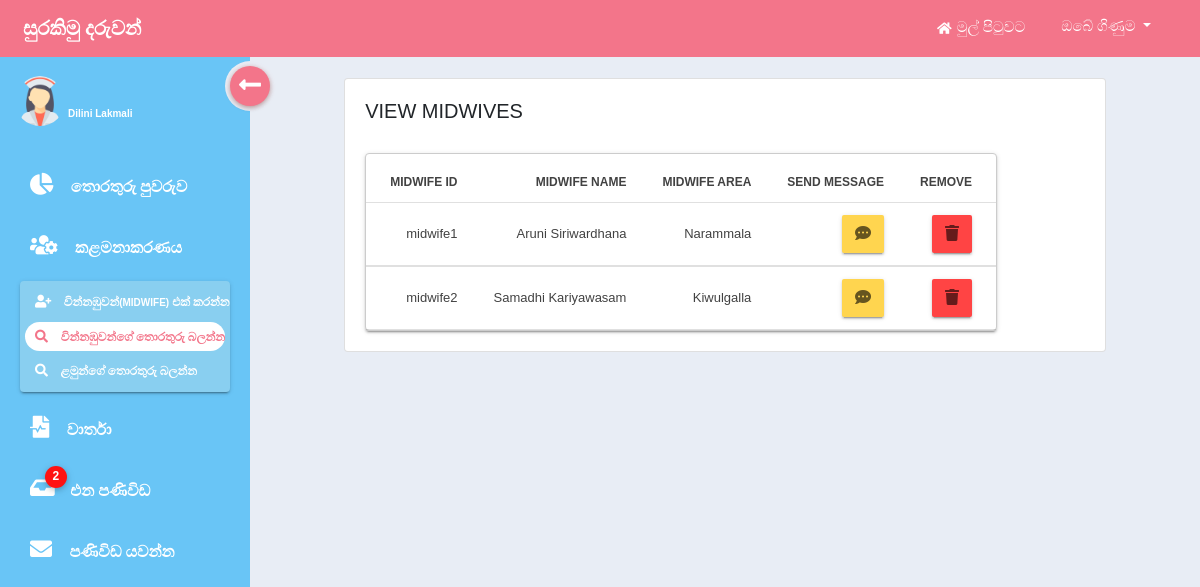
The app's page /pages/sister/sis-view-midwife.php (signed in) with its own data.
### tables this page shows
CREATE TABLE `sister` (
  `sister_id` varchar(50) NOT NULL,
  `sister_name` varchar(50) DEFAULT NULL,
  `sister_division` varchar(30) DEFAULT NULL,
  `sister_moh_division` int(11) DEFAULT NULL
);

CREATE TABLE `midwife` (
  `midwife_id` varchar(50) NOT NULL,
  `midwife_name` varchar(50) DEFAULT NULL,
  `midwife_area` varchar(50) DEFAULT NULL,
  `midwife_moh_division` int(11) DEFAULT NULL
);

### pages/sister/sis-view-midwife.php (the view, shortened to what this page needs)
<?php
include('../../php/basic/connection.php');
?>
<!doctype html>
<html lang="en">
<head>
    <?php
    include('../../inc/basic/include-dashboard-css.php');
    include('../../inc/basic/include-dashboard-table-css.php');
    ?>
    <link rel="stylesheet" href="/pages/sister/css/sis-add-midwife-style.css">
</head>
<body>
    <div class="wrapper">
        <?php include('inc/top-navbar.php'); ?>
        <div class="main-body">
            <?php include('inc/sidebar.php'); ?>
            <div class="content">
                <div class="container">
                   <div class="row">
                        <div class="col-md-1"></div>
                        <div class="col-md-10">
                            <div class="card">
                                <div class="card-body">
                                    <h5 class="card-title text-uppercase">view midwives</h5>
                                    <div class="table-for-data" style="margin-top: 30px">
                                        <?php
                                        $query1 = "SELECT midwife_id, midwife_name, midwife_area FROM midwife";
                                        $result1= mysqli_query($conn,$query1);
                                        ?>
                                        <table class="mdl-data-table table-responsive-md bordered" id="datatable">
                                            <thead>
                                                <tr>
                                                    <th>Midwife ID</th>
                                                    <th>Midwife name</th>
                                                    <th>Midwife area</th>
                                                    <th>Send Message</th>
                                                    <th>Remove</th>
                                                </tr>
                                            </thead>
                                            <tbody>
                                        <?php
                                        if ($result1) {
                                            while ($row = mysqli_fetch_assoc($result1)) {
                                        ?>
                                                <tr>
                                                    <td><?php echo $row['midwife_id']; ?></td>
                                                    <td><?php echo $row['midwife_name']; ?></td>
                                                    <td><?php echo $row['midwife_area']; ?></td>
                                                    <td>
                                                        <form action="#" method="POST">
                                                            <button type="submit" name="send-btn" class="btn send-btn"><i class="fa fa-comment-dots" aria-hidden="true"></i></button>
                                                        </form>
                                                    </td>
                                                    <td>
                                                        <form action="#" method="post">
                                                            <button type="submit" name="remove-btn" class="btn remove-btn"><i class="fa fa-trash" aria-hidden="true"></i></button>
                                                        </form>
                                                    </td>
                                                </tr>
                                        <?php
                                            }
                                        }
                                        ?>
                                            </tbody>
                                        </table>
                                    </div>
                                </div>
                            </div>
                        </div>
                        <div class="col-md-1"></div>
                    </div>
                </div>
            </div>
        </div>
    </div>
</body>
</html>

### pages/sister/inc/sidebar.php (shortened to what this page needs)
<div class="sidebar-menu">
    <div class="inner-sidebar-menu">
        <div class="user-area pb-2 mb-3">
            <img src="/pages/sister/img/sister.png" class="rounded-circle">
            <?php
                $query00 = "SELECT * FROM sister WHERE sister_id='".$_SESSION['sister_id']."'";
                $result00= mysqli_query($conn,$query00);
                $row00=mysqli_fetch_assoc($result00);
            ?>
            <a href="#"> <span><?php echo $row00['sister_name'];?></span> </a>
        </div>
        <ul>
            <li>
                <a href="/sister/dashboard" class="text-uppercase ss-dash">
                    <span class="icon">
                        <i class="fas fa-chart-pie" aria-hidden="true"></i>
                    </span>
                    <span class="list">තොරතුරු පුවරුව</span>
                </a>
            </li>
            <li>
                <a class="text-uppercase" data-toggle="collapse" href="#manage" id="manage-users">
                    <span class="icon">
                        <i class="fas fa-users-cog" aria-hidden="true"></i>
                    </span>
                    <span class="list">කළමනාකරණය</span>
                </a>
            </li>
            <div class="collapse collapse-manage" id="manage">
                <li>
                    <a href="/sister/add-midwife" class="text-uppercase drop ss-add">
                        <span class="icon-active">
                            <i class="fas fa-user-plus" aria-hidden="true"></i>
                        </span>
                        <span class="list add-midwife-bar">වින්නඹුවන්<span class="text-english">(Midwife)</span> එක් කරන්න</span>
                    </a>
                </li>
                <li>
                    <a href="/sister/view-midwife" class="text-uppercase drop ss-viewm">
                        <span class="icon">
                            <i class="fas fa-search" aria-hidden="true"></i>
                        </span>
                        <span class="list add-midwife-bar">වින්නඹුවන්ගේ තොරතුරු බලන්න</span>
                    </a>
                </li>
                <li>
                    <a href="/sister/view-babies" class="text-uppercase drop ss-viewb">
                        <span class="icon">
                            <i class="fas fa-search" aria-hidden="true"></i>
                        </span>
                        <span class="list add-midwife-bar">ළමුන්ගේ තොරතුරු බලන්න</span>
                    </a>
                </li>
            </div>
            <li>
                <a href="/sister/reports" class="text-uppercase ss-table">
                    <span class="icon">
                        <i class="fas fa-file-medical-alt" aria-hidden="true"></i>
                    </span>
                    <span class="list">වාර්තා</span>
                </a>
            </li>
            <li>
                <a href="/sister/inbox" class="text-uppercase ss-inbox">
                    <span class="icon">
                        <i class="fas fa-inbox" aria-hidden="true"></i>
                        <?php
                            $sql001="SELECT COUNT(status) AS unreadSMS FROM sister_message WHERE status='unread' AND sister_id='".$_SESSION['sister_id']."'";
                            $run001=mysqli_query($conn,$sql001);
                            $row001=mysqli_fetch_assoc($run001);
                            $count=$row001['unreadSMS'];
                            if(0<$count && $count<=9) {
                                echo "<span class='badge badge-danger'>";
                                echo $count;
                                echo "</span>";
                            }
                            else if($count>9) {
                                echo "<span class='badge badge-danger'>";
                                echo "9+";
                                echo "</span>";
                            }
                        ?>
                    </span>
                    <span class="list">එන පණිවිඩ</span>
                </a>
            </li>
            <li>
                <a href="/sister/send-messages" class="text-uppercase ss-send">
                    <span class="icon">
                        <i class="fas fa-envelope" aria-hidden="true"></i>
                    </span>
                    <span class="list">පණිවිඩ යවන්න</span>
                </a>
            </li>
        </ul>
        <div class="hamburger">
            <div class="inner-hamburger">
                <span class="arrow">
                    <i class="fas fa-long-arrow-alt-left" aria-hidden="true"></i>
                </span>
            </div>
        </div>
    </div>
</div>

### assets/css/dashboard-style.css (style rules this page uses)
* { margin: 0; padding: 0; list-style: none; text-decoration: none; box-sizing: border-box; font-family: 'Montserrat', sans-serif; }
body { background: #e8edf5; width: 100%; height: 100%; }
.sidebar-menu { position: fixed; top: 56px; left: 0; background: #69c5f6; width: 250px; height: 100%; transition: all 0.3s linear; z-index: 2; }
.inner-sidebar-menu { position: relative; padding-top: 60px; }
.user-area { margin-top: -50px; padding: 10px 15px; display: flex; max-height: 68px; }
.user-area img { width: 50px; height: 50px; }
.user-area a { font-family: 'Poppins'; text-decoration: none; color: #fff; font-size: 10px; margin-top: 30px; margin-left: 3px; }
.user-area a span { font-family: 'Montserrat', sans-serif; font-weight: bold; }
.inner-sidebar-menu ul { margin-top: 25px; }
.inner-sidebar-menu ul li a { color: white; padding: 9px 20px; display: block; white-space: nowrap; text-decoration: none; margin: 10px; outline: none; }
.inner-sidebar-menu ul li a .list { font-family: 'yaldevicolombo'; font-size: 16px; font-weight: bold; margin-left: 5px; }
.inner-sidebar-menu .collapse-manage li a .list, .inner-sidebar-menu .collapse-charts li a .list, .inner-sidebar-menu .collapse-location li a .list { font-size: 12px; }
.inner-sidebar-menu ul li a span { display: inline-block; }
.inner-sidebar-menu ul li a .icon { margin-right: 8px; font-size: 22px }
.inner-sidebar-menu ul li a .icon .badge { position: relative; background-color: #fe1212; box-shadow: 0 2px 5px 0 rgba(0,0,0,0.16),0 2px 10px 0 rgba(0,0,0,0.12); padding: 4px 5px; width: 22px; height: 22px; border-radius: 50%; font-size: 12px; top: -16px; right: 16px; margin-right: -30px; }
.inner-sidebar-menu ul li a.drop { color: white; font-size: 9px; font-weight: bold; padding: 5px 10px; display: block; white-space: nowrap; text-decoration: none; margin: 5px; }
.inner-sidebar-menu ul li a.drop .icon { margin-right: 5px; font-size: 13px }
.inner-sidebar-menu ul li a.drop-active { background: #fff; border-radius: 30px; color: #f3758a; font-size: 10px; padding: 5px 10px; display: block; white-space: nowrap; text-decoration: none; margin: 5px; }
.inner-sidebar-menu ul li a .icon-active { margin-right: 5px; font-size: 13px; }
.inner-sidebar-menu ul li a .add-midwife-bar { font-size: 13px; }
.inner-sidebar-menu ul li a .add-midwife-bar .text-english { font-size: 10px; }
.collapse-manage, .collapse-charts, .collapse-location { margin: 0 20px; background: #89cff0; border-radius: 4px; padding: 1px 0; box-shadow: 0 3px 1px -2px rgba(0,0,0,.2), 0 2px 2px 0 rgba(0,0,0,.14), 0 1px 5px 0 rgba(0,0,0,.12); }
.hamburger { position: absolute; top: 5px; right: -25px; width: 50px; height: 50px; background: #e8edf5; border-radius: 50%; cursor: pointer; }
.inner-hamburger, .arrow { position: absolute; top: 50%; left: 50%; transform: translate(-50%,-50%); }
.inner-hamburger { width: 40px; border-radius: 50%; height: 40px; background: #f3758a; box-shadow: 0 2px 5px 0 rgba(0,0,0,.2),0 1px 6px -2px rgba(244,67,54,.6); }
.arrow { color: #fff; font-size: 25px; }
.content { width: calc(100% - 250px); margin-left: 250px; margin-top: 58px; padding-top: 20px; transition: all 0.3s linear; }

### assets/css/custom-table-style.css (style rules this page uses)
table { border-collapse: separate !important; border-spacing: 0; }
.bordered { border: solid #ccc 1px; border-radius: 4px; box-shadow: 0 3px 1px -2px rgba(0,0,0,.2), 0 2px 2px 0 rgba(0,0,0,.14), 0 1px 5px 0 rgba(0,0,0,.12); }
.bordered thead tr th { font-weight: bold; text-transform: uppercase; color: #424242; }
.bordered tbody tr td { color: #424242; }
.bordered .remove-btn { border-radius: 2px; background-color: #FF4444; box-shadow: 0 3px 1px -2px rgba(0,0,0,.2), 0 2px 2px 0 rgba(0,0,0,.14), 0 1px 5px 0 rgba(0,0,0,.12); color: rgba(0,0,0,0.6); }
.bordered .send-btn { border-radius: 2px; background-color: #ffd54f; box-shadow: 0 3px 1px -2px rgba(0,0,0,.2), 0 2px 2px 0 rgba(0,0,0,.14), 0 1px 5px 0 rgba(0,0,0,.12); color: rgba(0,0,0,0.6); }

### pages/sister/sis-view-midwife.php (style rules this page uses)
.collapse-manage { display: block !important; }

### records on screen
sister: sister_name "Dilini Lakmali"
midwife: midwife_id "midwife1", midwife_name "Aruni Siriwardhana", midwife_area "Narammala"
midwife: midwife_id "midwife2", midwife_name "Samadhi Kariyawasam", midwife_area "Kiwulgalla"

### other values on screen
$count "2"
